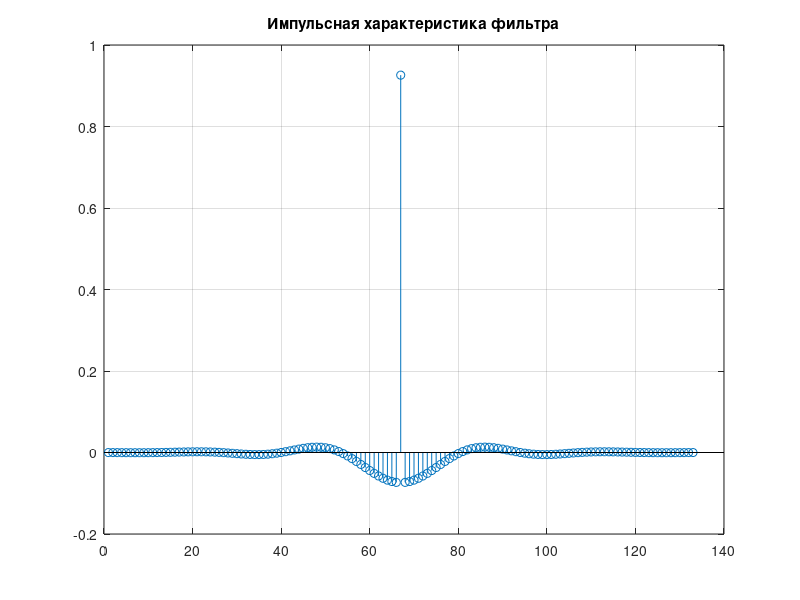
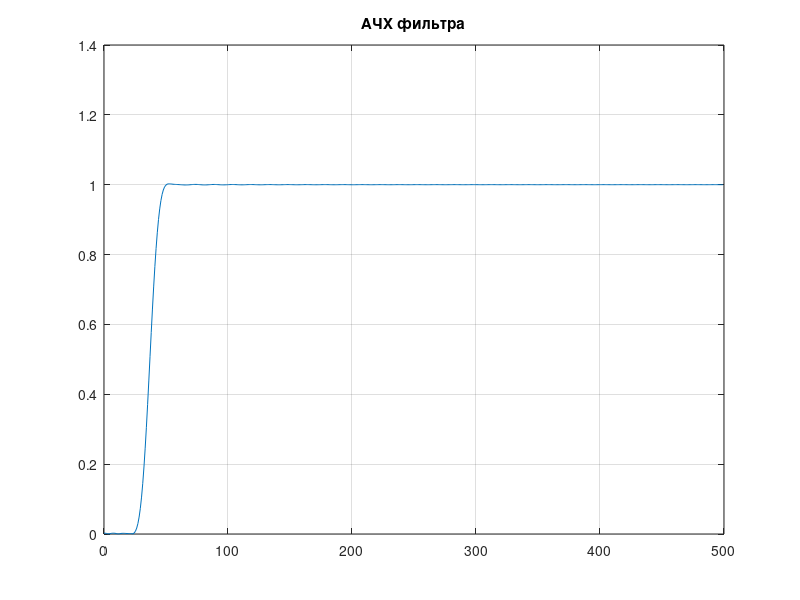
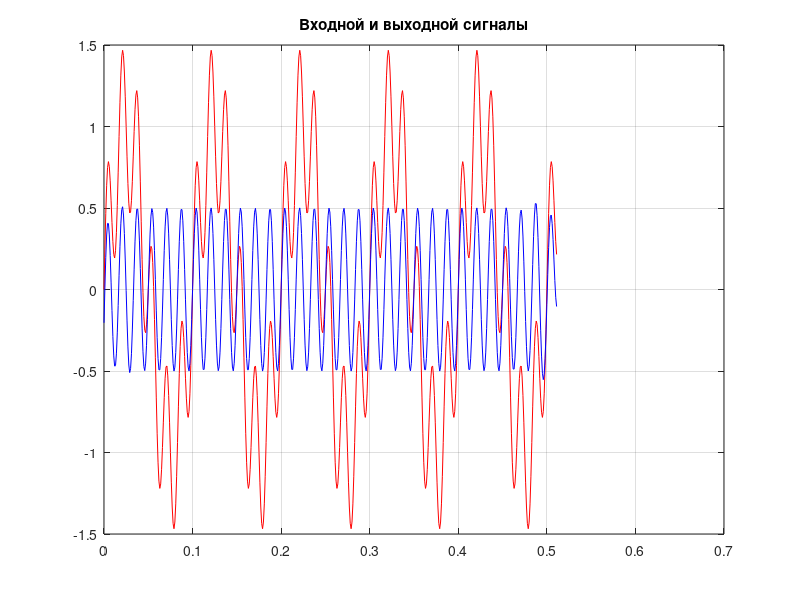
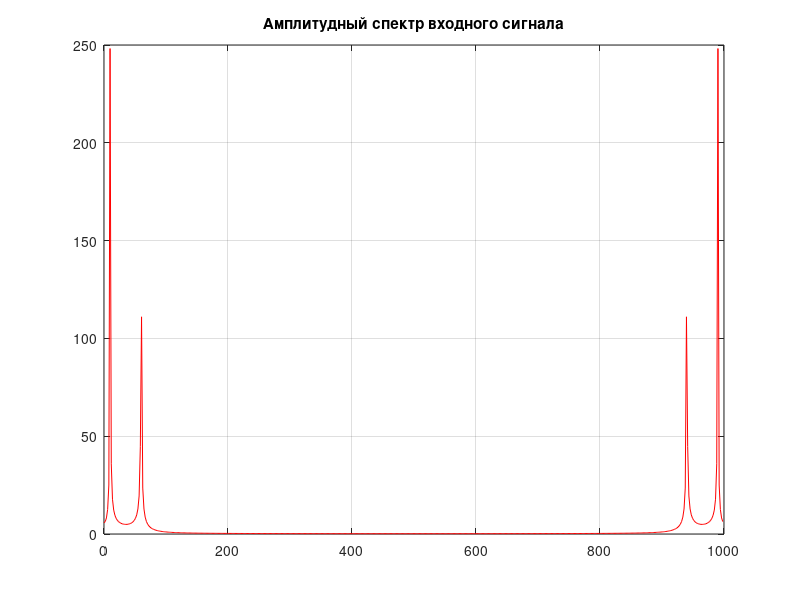

Write MATLAB code to recreate these figures, in order.
Fs = 1000; % Частота дискретизации, Гц
fs = 25; % Граничная частота полосы подавления, Гц
fp = 50; % Граничная частота полосы пропускания, Гц
As = 40; % Затухание в полосе подавления, дБ

delta_f = abs(fs - fp); % Ширина полосы перехода
delta_f_norm = delta_f / Fs; % Нормированная ширина полосы перехода
N = round(3.3 / delta_f_norm); % Длина фильтра
if mod(N, 2) == 0 % Если N четное, делаем его нечетным
    N = N + 1;
end
fc = fs + delta_f / 2; % Реальная частота среза
fc_norm = fc / (Fs / 2); % Нормированная частота среза

wn = hamming(N); % Весовая функция Хэмминга
hn = fir1(N - 1, fc_norm, 'high', wn); % Коэффициенты фильтра

figure;
stem(hn);
title('Импульсная характеристика фильтра');
grid on;

M = 2^9; % Количество точек данных
[H, f] = freqz(hn, 1, M, Fs);
figure;
plot(f, abs(H));
title('АЧХ фильтра');
grid on;

% Параметры входных сигналов
f1 = 10; % Частота первой гармоники, Гц
f2 = 60; % Частота второй гармоники, Гц
A1 = 1; % Амплитуда первой гармоники
A2 = 0.5; % Амплитуда второй гармоники
T = 1 / Fs; % Шаг дискретизации
t = (0:M-1) * T; % Вектор времени
x = A1 * sin(2 * pi * f1 * t) + A2 * sin(2 * pi * f2 * t); % Входной сигнал

% Моделирование прохождения сигнала через фильтр
y = conv(x, hn, 'same'); % Выходной сигнал

figure;
plot(t, x, 'r', t, y, 'b');
title('Входной и выходной сигналы');
grid on;

Hx = fft(x, M); % Преобразование Фурье входного сигнала
Hy = fft(y, M); % Преобразование Фурье выходного сигнала
f = (0:M-1) * (Fs / M); % Вектор частот

figure;
plot(f, abs(Hx), 'r');
title('Амплитудный спектр входного сигнала');
grid on;

figure;
plot(f, abs(Hy), 'b');
title('Амплитудный спектр выходного сигнала');
grid on;
